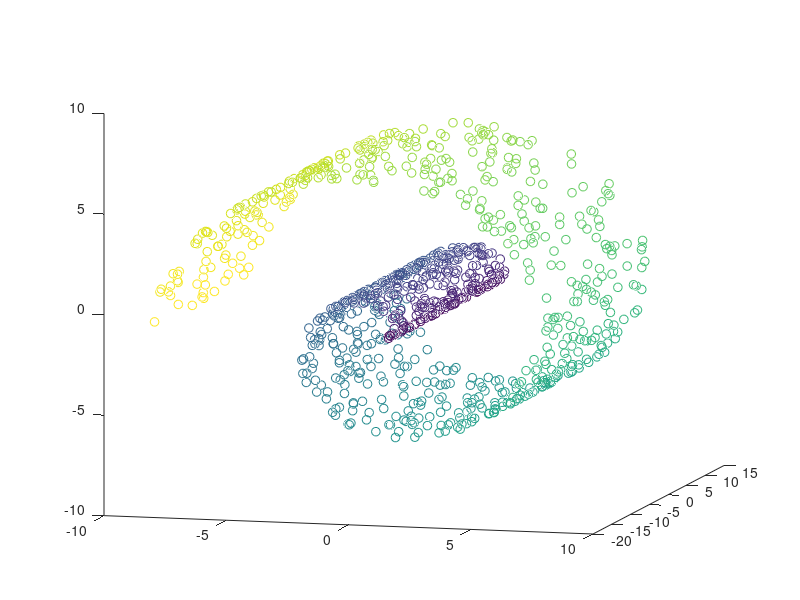
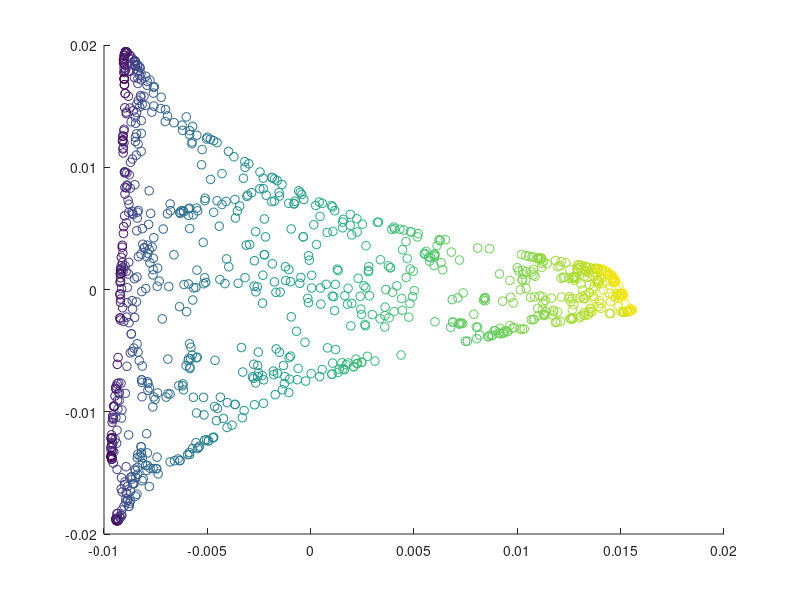

MATLAB code for these plots, in order:
n=1000; k=10; a=3*pi*rand(n,1);
x=[a.*cos(a) 30*rand(n,1) a.*sin(a)];
x=x-repmat(mean(x),[n,1]); x2=sum(x.^2,2);
d=repmat(x2,1,n)+repmat(x2',n,1)-2*x*x'; [p,i]=sort(d);
W=sparse(d<=ones(n,1)*p(k+1,:)); W=(W+W'~=0);
D=diag(sum(W,2)); L=D-W; [z,v]=eigs(L,D,3,'sm'); 
figure(1); clf; hold on; view([15 10]);
scatter3(x(:,1),x(:,2),x(:,3),40,a,'o');
figure(2); clf; hold on; scatter(z(:,2),z(:,1),40,a,'o');
